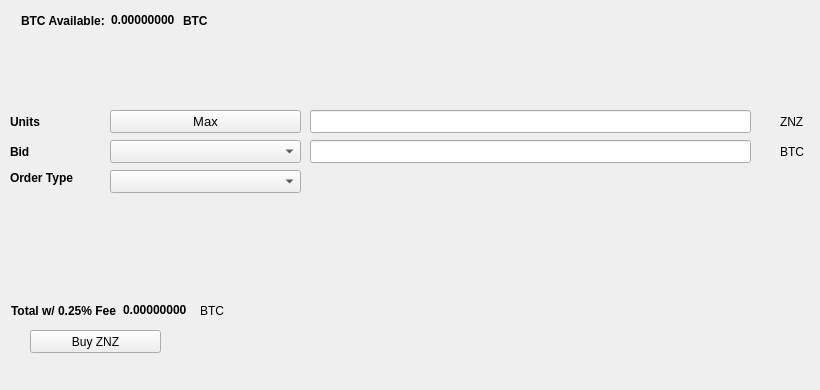
   <widget class="QWidget" name="BuyTab">
    <attribute name="title">
     <string>Buy</string>
    </attribute>
    <widget class="QPushButton" name="BuyZNZ">
     <property name="geometry">
      <rect>
       <x>30</x>
       <y>330</y>
       <width>131</width>
       <height>23</height>
      </rect>
     </property>
     <property name="text">
      <string>Buy ZNZ</string>
     </property>
     <property name="icon">
      <iconset resource="../pivx.qrc">
       <normaloff>:/icons/bitcoin</normaloff>:/icons/bitcoin</iconset>
     </property>
    </widget>
    <widget class="QLabel" name="label_3">
     <property name="geometry">
      <rect>
       <x>10</x>
       <y>110</y>
       <width>46</width>
       <height>23</height>
      </rect>
     </property>
     <property name="font">
      <font>
       <weight>75</weight>
       <bold>true</bold>
      </font>
     </property>
     <property name="text">
      <string>Units</string>
     </property>
    </widget>
    <widget class="QLineEdit" name="UnitsInput">
     <property name="geometry">
      <rect>
       <x>310</x>
       <y>110</y>
       <width>441</width>
       <height>23</height>
      </rect>
     </property>
     <property name="font">
      <font>
       <pointsize>9</pointsize>
       <weight>75</weight>
       <bold>true</bold>
      </font>
     </property>
    </widget>
    <widget class="QLineEdit" name="BuyBidPriceEdit">
     <property name="geometry">
      <rect>
       <x>310</x>
       <y>140</y>
       <width>441</width>
       <height>23</height>
      </rect>
     </property>
     <property name="font">
      <font>
       <pointsize>9</pointsize>
       <weight>75</weight>
       <bold>true</bold>
      </font>
     </property>
    </widget>
    <widget class="QLabel" name="label_4">
     <property name="geometry">
      <rect>
       <x>780</x>
       <y>110</y>
       <width>31</width>
       <height>23</height>
      </rect>
     </property>
     <property name="text">
      <string>ZNZ</string>
     </property>
    </widget>
    <widget class="QLabel" name="label_5">
     <property name="geometry">
      <rect>
       <x>780</x>
       <y>140</y>
       <width>31</width>
       <height>23</height>
      </rect>
     </property>
     <property name="text">
      <string>BTC</string>
     </property>
    </widget>
    <widget class="QLabel" name="label_6">
     <property name="geometry">
      <rect>
       <x>10</x>
       <y>140</y>
       <width>46</width>
       <height>23</height>
      </rect>
     </property>
     <property name="font">
      <font>
       <weight>75</weight>
       <bold>true</bold>
      </font>
     </property>
     <property name="text">
      <string>Bid</string>
     </property>
    </widget>
    <widget class="QLabel" name="label_7">
     <property name="geometry">
      <rect>
       <x>10</x>
       <y>170</y>
       <width>91</width>
       <height>16</height>
      </rect>
     </property>
     <property name="font">
      <font>
       <weight>75</weight>
       <bold>true</bold>
      </font>
     </property>
     <property name="text">
      <string>Order Type</string>
     </property>
    </widget>
    <widget class="QPushButton" name="Buy_Max_Amount">
     <property name="geometry">
      <rect>
       <x>110</x>
       <y>110</y>
       <width>191</width>
       <height>23</height>
      </rect>
     </property>
     <property name="font">
      <font>
       <pointsize>10</pointsize>
      </font>
     </property>
     <property name="text">
      <string>Max</string>
     </property>
    </widget>
    <widget class="QComboBox" name="BuyBidcomboBox">
     <property name="geometry">
      <rect>
       <x>110</x>
       <y>140</y>
       <width>191</width>
       <height>23</height>
      </rect>
     </property>
     <property name="font">
      <font>
       <pointsize>10</pointsize>
      </font>
     </property>
    </widget>
    <widget class="QComboBox" name="buyOrdertypeCombo">
     <property name="geometry">
      <rect>
       <x>110</x>
       <y>170</y>
       <width>191</width>
       <height>23</height>
      </rect>
     </property>
     <property name="font">
      <font>
       <pointsize>10</pointsize>
      </font>
     </property>
    </widget>
    <widget class="QWidget" name="layoutWidget1">
     <property name="geometry">
      <rect>
       <x>21</x>
       <y>11</y>
       <width>227</width>
       <height>19</height>
      </rect>
     </property>
     <layout class="QHBoxLayout" name="horizontalLayout_3">
      <item>
       <widget class="QLabel" name="label232">
        <property name="font">
         <font>
          <weight>75</weight>
          <bold>true</bold>
         </font>
        </property>
        <property name="text">
         <string>BTC Available:</string>
        </property>
       </widget>
      </item>
      <item>
       <widget class="QLabel" name="BtcAvailableLbl">
        <property name="palette">
         <palette>
          <active>
           <colorrole role="WindowText">
            <brush brushstyle="SolidPattern">
             <color alpha="255">
              <red>0</red>
              <green>0</green>
              <blue>0</blue>
             </color>
            </brush>
           </colorrole>
           <colorrole role="Button">
            <brush brushstyle="SolidPattern">
             <color alpha="255">
              <red>0</red>
              <green>170</green>
              <blue>0</blue>
             </color>
            </brush>
           </colorrole>
           <colorrole role="Light">
            <brush brushstyle="SolidPattern">
             <color alpha="255">
              <red>0</red>
              <green>255</green>
              <blue>0</blue>
             </color>
            </brush>
           </colorrole>
           <colorrole role="Midlight">
            <brush brushstyle="SolidPattern">
             <color alpha="255">
              <red>0</red>
              <green>212</green>
              <blue>0</blue>
             </color>
            </brush>
           </colorrole>
           <colorrole role="Dark">
            <brush brushstyle="SolidPattern">
             <color alpha="255">
              <red>0</red>
              <green>85</green>
              <blue>0</blue>
             </color>
            </brush>
           </colorrole>
           <colorrole role="Mid">
            <brush brushstyle="SolidPattern">
             <color alpha="255">
              <red>0</red>
              <green>113</green>
              <blue>0</blue>
             </color>
            </brush>
           </colorrole>
           <colorrole role="Text">
            <brush brushstyle="SolidPattern">
             <color alpha="255">
              <red>0</red>
              <green>170</green>
              <blue>0</blue>
             </color>
            </brush>
           </colorrole>
           <colorrole role="BrightText">
            <brush brushstyle="SolidPattern">
             <color alpha="255">
              <red>255</red>
              <green>255</green>
              <blue>255</blue>
             </color>
            </brush>
           </colorrole>
           <colorrole role="ButtonText">
            <brush brushstyle="SolidPattern">
             <color alpha="255">
              <red>0</red>
              <green>0</green>
              <blue>0</blue>
             </color>
            </brush>
           </colorrole>
           <colorrole role="Base">
            <brush brushstyle="SolidPattern">
             <color alpha="255">
              <red>255</red>
              <green>255</green>
              <blue>255</blue>
             </color>
            </brush>
           </colorrole>
           <colorrole role="Window">
            <brush brushstyle="SolidPattern">
             <color alpha="255">
              <red>0</red>
              <green>170</green>
              <blue>0</blue>
             </color>
            </brush>
           </colorrole>
           <colorrole role="Shadow">
            <brush brushstyle="SolidPattern">
             <color alpha="255">
              <red>0</red>
              <green>0</green>
              <blue>0</blue>
             </color>
            </brush>
           </colorrole>
           <colorrole role="AlternateBase">
            <brush brushstyle="SolidPattern">
             <color alpha="255">
              <red>127</red>
              <green>212</green>
              <blue>127</blue>
             </color>
            </brush>
           </colorrole>
           <colorrole role="ToolTipBase">
            <brush brushstyle="SolidPattern">
             <color alpha="255">
              <red>255</red>
              <green>255</green>
              <blue>220</blue>
             </color>
            </brush>
           </colorrole>
           <colorrole role="ToolTipText">
            <brush brushstyle="SolidPattern">
             <color alpha="255">
              <red>0</red>
              <green>0</green>
              <blue>0</blue>
             </color>
            </brush>
           </colorrole>
          </active>
          <inactive>
           <colorrole role="WindowText">
            <brush brushstyle="SolidPattern">
             <color alpha="255">
              <red>0</red>
              <green>0</green>
              <blue>0</blue>
             </color>
            </brush>
           </colorrole>
           <colorrole role="Button">
            <brush brushstyle="SolidPattern">
             <color alpha="255">
              <red>0</red>
              <green>170</green>
              <blue>0</blue>
             </color>
            </brush>
           </colorrole>
           <colorrole role="Light">
            <brush brushstyle="SolidPattern">
             <color alpha="255">
              <red>0</red>
              <green>255</green>
              <blue>0</blue>
             </color>
            </brush>
           </colorrole>
           <colorrole role="Midlight">
            <brush brushstyle="SolidPattern">
             <color alpha="255">
              <red>0</red>
              <green>212</green>
              <blue>0</blue>
             </color>
            </brush>
           </colorrole>
           <colorrole role="Dark">
            <brush brushstyle="SolidPattern">
             <color alpha="255">
              <red>0</red>
              <green>85</green>
              <blue>0</blue>
             </color>
            </brush>
           </colorrole>
           <colorrole role="Mid">
            <brush brushstyle="SolidPattern">
             <color alpha="255">
              <red>0</red>
              <green>113</green>
              <blue>0</blue>
             </color>
            </brush>
           </colorrole>
           <colorrole role="Text">
            <brush brushstyle="SolidPattern">
             <color alpha="255">
              <red>0</red>
              <green>170</green>
              <blue>0</blue>
             </color>
            </brush>
           </colorrole>
           <colorrole role="BrightText">
            <brush brushstyle="SolidPattern">
             <color alpha="255">
              <red>255</red>
              <green>255</green>
              <blue>255</blue>
             </color>
            </brush>
           </colorrole>
           <colorrole role="ButtonText">
            <brush brushstyle="SolidPattern">
             <color alpha="255">
              <red>0</red>
              <green>0</green>
              <blue>0</blue>
             </color>
            </brush>
           </colorrole>
           <colorrole role="Base">
            <brush brushstyle="SolidPattern">
             <color alpha="255">
              <red>255</red>
              <green>255</green>
              <blue>255</blue>
             </color>
            </brush>
           </colorrole>
           <colorrole role="Window">
            <brush brushstyle="SolidPattern">
             <color alpha="255">
              <red>0</red>
              <green>170</green>
              <blue>0</blue>
             </color>
            </brush>
           </colorrole>
           <colorrole role="Shadow">
            <brush brushstyle="SolidPattern">
             <color alpha="255">
              <red>0</red>
              <green>0</green>
              <blue>0</blue>
             </color>
            </brush>
           </colorrole>
           <colorrole role="AlternateBase">
            <brush brushstyle="SolidPattern">
             <color alpha="255">
              <red>127</red>
              <green>212</green>
              <blue>127</blue>
             </color>
            </brush>
           </colorrole>
           <colorrole role="ToolTipBase">
            <brush brushstyle="SolidPattern">
             <color alpha="255">
              <red>255</red>
              <green>255</green>
              <blue>220</blue>
             </color>
            </brush>
           </colorrole>
           <colorrole role="ToolTipText">
            <brush brushstyle="SolidPattern">
             <color alpha="255">
              <red>0</red>
              <green>0</green>
              <blue>0</blue>
             </color>
            </brush>
           </colorrole>
          </inactive>
          <disabled>
           <colorrole role="WindowText">
            <brush brushstyle="SolidPattern">
             <color alpha="255">
              <red>0</red>
              <green>85</green>
              <blue>0</blue>
             </color>
            </brush>
           </colorrole>
           <colorrole role="Button">
            <brush brushstyle="SolidPattern">
             <color alpha="255">
              <red>0</red>
              <green>170</green>
              <blue>0</blue>
             </color>
            </brush>
           </colorrole>
           <colorrole role="Light">
            <brush brushstyle="SolidPattern">
             <color alpha="255">
              <red>0</red>
              <green>255</green>
              <blue>0</blue>
             </color>
            </brush>
           </colorrole>
           <colorrole role="Midlight">
            <brush brushstyle="SolidPattern">
             <color alpha="255">
              <red>0</red>
              <green>212</green>
              <blue>0</blue>
             </color>
            </brush>
           </colorrole>
           <colorrole role="Dark">
            <brush brushstyle="SolidPattern">
             <color alpha="255">
              <red>0</red>
              <green>85</green>
              <blue>0</blue>
             </color>
            </brush>
           </colorrole>
           <colorrole role="Mid">
            <brush brushstyle="SolidPattern">
             <color alpha="255">
              <red>0</red>
              <green>113</green>
              <blue>0</blue>
             </color>
            </brush>
           </colorrole>
           <colorrole role="Text">
            <brush brushstyle="SolidPattern">
             <color alpha="255">
              <red>0</red>
              <green>85</green>
              <blue>0</blue>
             </color>
            </brush>
           </colorrole>
           <colorrole role="BrightText">
            <brush brushstyle="SolidPattern">
             <color alpha="255">
              <red>255</red>
              <green>255</green>
              <blue>255</blue>
             </color>
            </brush>
           </colorrole>
           <colorrole role="ButtonText">
            <brush brushstyle="SolidPattern">
             <color alpha="255">
              <red>0</red>
              <green>85</green>
              <blue>0</blue>
             </color>
            </brush>
           </colorrole>
           <colorrole role="Base">
            <brush brushstyle="SolidPattern">
             <color alpha="255">
              <red>0</red>
              <green>170</green>
              <blue>0</blue>
             </color>
            </brush>
           </colorrole>
           <colorrole role="Window">
            <brush brushstyle="SolidPattern">
             <color alpha="255">
              <red>0</red>
              <green>170</green>
              <blue>0</blue>
             </color>
            </brush>
           </colorrole>
           <colorrole role="Shadow">
            <brush brushstyle="SolidPattern">
             <color alpha="255">
              <red>0</red>
              <green>0</green>
              <blue>0</blue>
             </color>
            </brush>
           </colorrole>
           <colorrole role="AlternateBase">
            <brush brushstyle="SolidPattern">
             <color alpha="255">
              <red>0</red>
              <green>170</green>
              <blue>0</blue>
             </color>
            </brush>
           </colorrole>
           <colorrole role="ToolTipBase">
            <brush brushstyle="SolidPattern">
             <color alpha="255">
              <red>255</red>
              <green>255</green>
              <blue>220</blue>
             </color>
            </brush>
           </colorrole>
           <colorrole role="ToolTipText">
            <brush brushstyle="SolidPattern">
             <color alpha="255">
              <red>0</red>
              <green>0</green>
              <blue>0</blue>
             </color>
            </brush>
           </colorrole>
          </disabled>
         </palette>
        </property>
        <property name="font">
         <font>
          <weight>75</weight>
          <bold>true</bold>
         </font>
        </property>
        <property name="text">
         <string>0.00000000</string>
        </property>
        <property name="textInteractionFlags">
         <set>Qt::LinksAccessibleByMouse|Qt::TextSelectableByKeyboard|Qt::TextSelectableByMouse</set>
        </property>
       </widget>
      </item>
      <item>
       <widget class="QLabel" name="BtcAvailableLbl_2">
        <property name="font">
         <font>
          <weight>75</weight>
          <bold>true</bold>
         </font>
        </property>
        <property name="text">
         <string>BTC</string>
        </property>
       </widget>
      </item>
     </layout>
    </widget>
    <widget class="QWidget" name="layoutWidge2">
     <property name="geometry">
      <rect>
       <x>11</x>
       <y>301</y>
       <width>259</width>
       <height>19</height>
      </rect>
     </property>
     <layout class="QHBoxLayout" name="horizontalLayout_4">
      <item>
       <widget class="QLabel" name="label_9">
        <property name="font">
         <font>
          <weight>75</weight>
          <bold>true</bold>
         </font>
        </property>
        <property name="text">
         <string>Total w/ 0.25% Fee</string>
        </property>
       </widget>
      </item>
      <item>
       <widget class="QLabel" name="BuyCostLabel">
        <property name="palette">
         <palette>
          <active>
           <colorrole role="WindowText">
            <brush brushstyle="SolidPattern">
             <color alpha="255">
              <red>0</red>
              <green>0</green>
              <blue>0</blue>
             </color>
            </brush>
           </colorrole>
           <colorrole role="Button">
            <brush brushstyle="SolidPattern">
             <color alpha="255">
              <red>0</red>
              <green>170</green>
              <blue>0</blue>
             </color>
            </brush>
           </colorrole>
           <colorrole role="Light">
            <brush brushstyle="SolidPattern">
             <color alpha="255">
              <red>0</red>
              <green>255</green>
              <blue>0</blue>
             </color>
            </brush>
           </colorrole>
           <colorrole role="Midlight">
            <brush brushstyle="SolidPattern">
             <color alpha="255">
              <red>0</red>
              <green>212</green>
              <blue>0</blue>
             </color>
            </brush>
           </colorrole>
           <colorrole role="Dark">
            <brush brushstyle="SolidPattern">
             <color alpha="255">
              <red>0</red>
              <green>85</green>
              <blue>0</blue>
             </color>
            </brush>
           </colorrole>
           <colorrole role="Mid">
            <brush brushstyle="SolidPattern">
             <color alpha="255">
              <red>0</red>
              <green>113</green>
              <blue>0</blue>
             </color>
            </brush>
           </colorrole>
           <colorrole role="Text">
            <brush brushstyle="SolidPattern">
             <color alpha="255">
              <red>0</red>
              <green>170</green>
              <blue>0</blue>
             </color>
            </brush>
           </colorrole>
           <colorrole role="BrightText">
            <brush brushstyle="SolidPattern">
             <color alpha="255">
              <red>255</red>
              <green>255</green>
              <blue>255</blue>
             </color>
            </brush>
           </colorrole>
           <colorrole role="ButtonText">
            <brush brushstyle="SolidPattern">
             <color alpha="255">
              <red>0</red>
              <green>0</green>
              <blue>0</blue>
             </color>
            </brush>
           </colorrole>
           <colorrole role="Base">
            <brush brushstyle="SolidPattern">
             <color alpha="255">
              <red>255</red>
              <green>255</green>
              <blue>255</blue>
             </color>
            </brush>
           </colorrole>
           <colorrole role="Window">
            <brush brushstyle="SolidPattern">
             <color alpha="255">
              <red>0</red>
              <green>170</green>
              <blue>0</blue>
             </color>
            </brush>
           </colorrole>
           <colorrole role="Shadow">
            <brush brushstyle="SolidPattern">
             <color alpha="255">
              <red>0</red>
              <green>0</green>
              <blue>0</blue>
             </color>
            </brush>
           </colorrole>
           <colorrole role="AlternateBase">
            <brush brushstyle="SolidPattern">
             <color alpha="255">
              <red>127</red>
              <green>212</green>
              <blue>127</blue>
             </color>
            </brush>
           </colorrole>
           <colorrole role="ToolTipBase">
            <brush brushstyle="SolidPattern">
             <color alpha="255">
              <red>255</red>
              <green>255</green>
              <blue>220</blue>
             </color>
            </brush>
           </colorrole>
           <colorrole role="ToolTipText">
            <brush brushstyle="SolidPattern">
             <color alpha="255">
              <red>0</red>
              <green>0</green>
              <blue>0</blue>
             </color>
            </brush>
           </colorrole>
          </active>
          <inactive>
           <colorrole role="WindowText">
            <brush brushstyle="SolidPattern">
             <color alpha="255">
              <red>0</red>
              <green>0</green>
              <blue>0</blue>
             </color>
            </brush>
           </colorrole>
           <colorrole role="Button">
            <brush brushstyle="SolidPattern">
             <color alpha="255">
              <red>0</red>
              <green>170</green>
              <blue>0</blue>
             </color>
            </brush>
           </colorrole>
           <colorrole role="Light">
            <brush brushstyle="SolidPattern">
             <color alpha="255">
              <red>0</red>
              <green>255</green>
              <blue>0</blue>
             </color>
            </brush>
           </colorrole>
           <colorrole role="Midlight">
            <brush brushstyle="SolidPattern">
             <color alpha="255">
              <red>0</red>
              <green>212</green>
              <blue>0</blue>
             </color>
            </brush>
           </colorrole>
           <colorrole role="Dark">
            <brush brushstyle="SolidPattern">
             <color alpha="255">
              <red>0</red>
              <green>85</green>
              <blue>0</blue>
             </color>
            </brush>
           </colorrole>
           <colorrole role="Mid">
            <brush brushstyle="SolidPattern">
             <color alpha="255">
              <red>0</red>
              <green>113</green>
              <blue>0</blue>
             </color>
            </brush>
           </colorrole>
           <colorrole role="Text">
            <brush brushstyle="SolidPattern">
             <color alpha="255">
              <red>0</red>
              <green>170</green>
              <blue>0</blue>
             </color>
            </brush>
           </colorrole>
           <colorrole role="BrightText">
            <brush brushstyle="SolidPattern">
             <color alpha="255">
              <red>255</red>
              <green>255</green>
              <blue>255</blue>
             </color>
            </brush>
           </colorrole>
           <colorrole role="ButtonText">
            <brush brushstyle="SolidPattern">
             <color alpha="255">
              <red>0</red>
              <green>0</green>
              <blue>0</blue>
             </color>
            </brush>
           </colorrole>
           <colorrole role="Base">
            <brush brushstyle="SolidPattern">
             <color alpha="255">
              <red>255</red>
              <green>255</green>
              <blue>255</blue>
             </color>
            </brush>
           </colorrole>
           <colorrole role="Window">
            <brush brushstyle="SolidPattern">
             <color alpha="255">
              <red>0</red>
              <green>170</green>
              <blue>0</blue>
             </color>
            </brush>
           </colorrole>
           <colorrole role="Shadow">
            <brush brushstyle="SolidPattern">
             <color alpha="255">
              <red>0</red>
              <green>0</green>
              <blue>0</blue>
             </color>
            </brush>
           </colorrole>
           <colorrole role="AlternateBase">
            <brush brushstyle="SolidPattern">
             <color alpha="255">
              <red>127</red>
              <green>212</green>
              <blue>127</blue>
             </color>
            </brush>
           </colorrole>
           <colorrole role="ToolTipBase">
            <brush brushstyle="SolidPattern">
             <color alpha="255">
              <red>255</red>
              <green>255</green>
              <blue>220</blue>
             </color>
            </brush>
           </colorrole>
           <colorrole role="ToolTipText">
            <brush brushstyle="SolidPattern">
             <color alpha="255">
              <red>0</red>
              <green>0</green>
              <blue>0</blue>
             </color>
            </brush>
           </colorrole>
          </inactive>
          <disabled>
           <colorrole role="WindowText">
            <brush brushstyle="SolidPattern">
             <color alpha="255">
              <red>0</red>
              <green>85</green>
              <blue>0</blue>
             </color>
            </brush>
           </colorrole>
           <colorrole role="Button">
            <brush brushstyle="SolidPattern">
             <color alpha="255">
              <red>0</red>
              <green>170</green>
              <blue>0</blue>
             </color>
            </brush>
           </colorrole>
           <colorrole role="Light">
            <brush brushstyle="SolidPattern">
             <color alpha="255">
              <red>0</red>
              <green>255</green>
              <blue>0</blue>
             </color>
            </brush>
           </colorrole>
           <colorrole role="Midlight">
            <brush brushstyle="SolidPattern">
             <color alpha="255">
              <red>0</red>
              <green>212</green>
              <blue>0</blue>
             </color>
            </brush>
           </colorrole>
           <colorrole role="Dark">
            <brush brushstyle="SolidPattern">
             <color alpha="255">
              <red>0</red>
              <green>85</green>
              <blue>0</blue>
             </color>
            </brush>
           </colorrole>
           <colorrole role="Mid">
            <brush brushstyle="SolidPattern">
             <color alpha="255">
              <red>0</red>
              <green>113</green>
              <blue>0</blue>
             </color>
            </brush>
           </colorrole>
           <colorrole role="Text">
            <brush brushstyle="SolidPattern">
             <color alpha="255">
              <red>0</red>
              <green>85</green>
              <blue>0</blue>
             </color>
            </brush>
           </colorrole>
           <colorrole role="BrightText">
            <brush brushstyle="SolidPattern">
             <color alpha="255">
              <red>255</red>
              <green>255</green>
              <blue>255</blue>
             </color>
            </brush>
           </colorrole>
           <colorrole role="ButtonText">
            <brush brushstyle="SolidPattern">
             <color alpha="255">
              <red>0</red>
              <green>85</green>
              <blue>0</blue>
             </color>
            </brush>
           </colorrole>
           <colorrole role="Base">
            <brush brushstyle="SolidPattern">
             <color alpha="255">
              <red>0</red>
              <green>170</green>
              <blue>0</blue>
             </color>
            </brush>
           </colorrole>
           <colorrole role="Window">
            <brush brushstyle="SolidPattern">
             <color alpha="255">
              <red>0</red>
              <green>170</green>
              <blue>0</blue>
             </color>
            </brush>
           </colorrole>
           <colorrole role="Shadow">
            <brush brushstyle="SolidPattern">
             <color alpha="255">
              <red>0</red>
              <green>0</green>
              <blue>0</blue>
             </color>
            </brush>
           </colorrole>
           <colorrole role="AlternateBase">
            <brush brushstyle="SolidPattern">
             <color alpha="255">
              <red>0</red>
              <green>170</green>
              <blue>0</blue>
             </color>
            </brush>
           </colorrole>
           <colorrole role="ToolTipBase">
            <brush brushstyle="SolidPattern">
             <color alpha="255">
              <red>255</red>
              <green>255</green>
              <blue>220</blue>
             </color>
            </brush>
           </colorrole>
           <colorrole role="ToolTipText">
            <brush brushstyle="SolidPattern">
             <color alpha="255">
              <red>0</red>
              <green>0</green>
              <blue>0</blue>
             </color>
            </brush>
           </colorrole>
          </disabled>
         </palette>
        </property>
        <property name="font">
         <font>
          <weight>75</weight>
          <bold>true</bold>
         </font>
        </property>
        <property name="autoFillBackground">
         <bool>false</bool>
        </property>
        <property name="text">
         <string>0.00000000</string>
        </property>
        <property name="textInteractionFlags">
         <set>Qt::LinksAccessibleByMouse|Qt::TextSelectableByMouse</set>
        </property>
       </widget>
      </item>
      <item>
       <widget class="QLabel" name="label_10">
        <property name="font">
         <font>
          <weight>50</weight>
          <bold>false</bold>
         </font>
        </property>
        <property name="text">
         <string>BTC</string>
        </property>
       </widget>
      </item>
     </layout>
    </widget>
    <widget class="QLabel" name="label_24">
     <property name="geometry">
      <rect>
       <x>460</x>
       <y>300</y>
       <width>281</width>
       <height>81</height>
      </rect>
     </property>
     <property name="text">
      <string/>
     </property>
     <property name="pixmap">
      <pixmap>:/images/bittrex</pixmap>
     </property>
    </widget>
   </widget>
